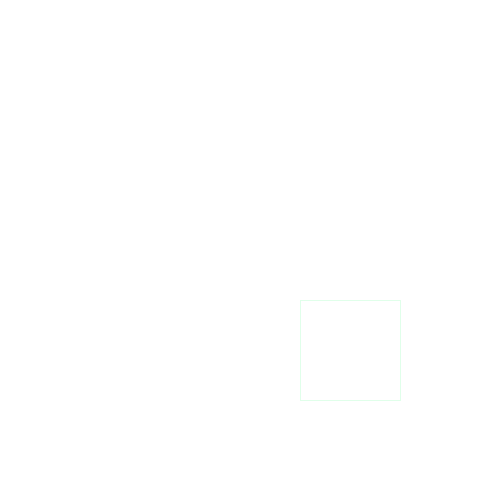
Frame 1 (no input)
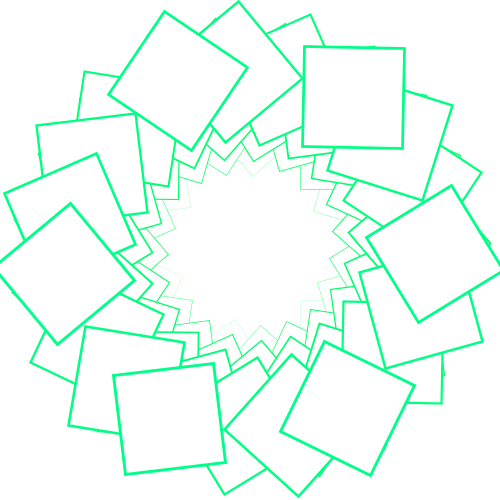
Frame 60 (the mouse pressed at the canvas centre just before this capture)
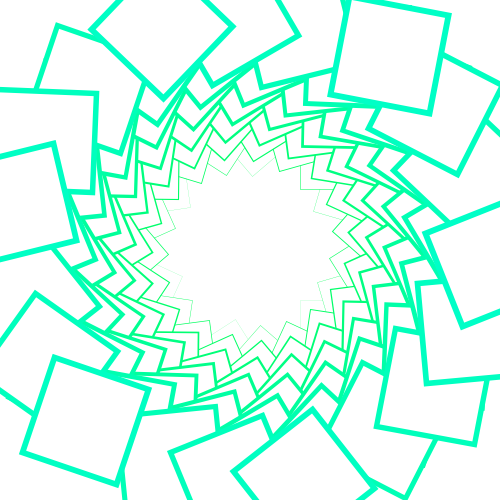
Frame 120 (the mouse held since frame 60 and released just before this capture)

The Processing sketch that drew these frames (run headless with seeded random() and noise(); from frame 60 on, the mouse is pressed at the canvas centre):

// Processing sketch: processing_180280
// ── processing_180280.pde

float a=0;
float b=50;
float c=0;
float d =80;

void setup(){
  
  size(500,500);
  background(255,255,255);
  
}
 void draw(){
   translate(width/2, height/2);
   rotate(a);
   
   a=a+1;
   
   strokeWeight(c);
   stroke(0,255,d);
   rect(b,50,100,100);
   b=b+1;
   c=c+0.05;
   d=d+1;
   
 }
